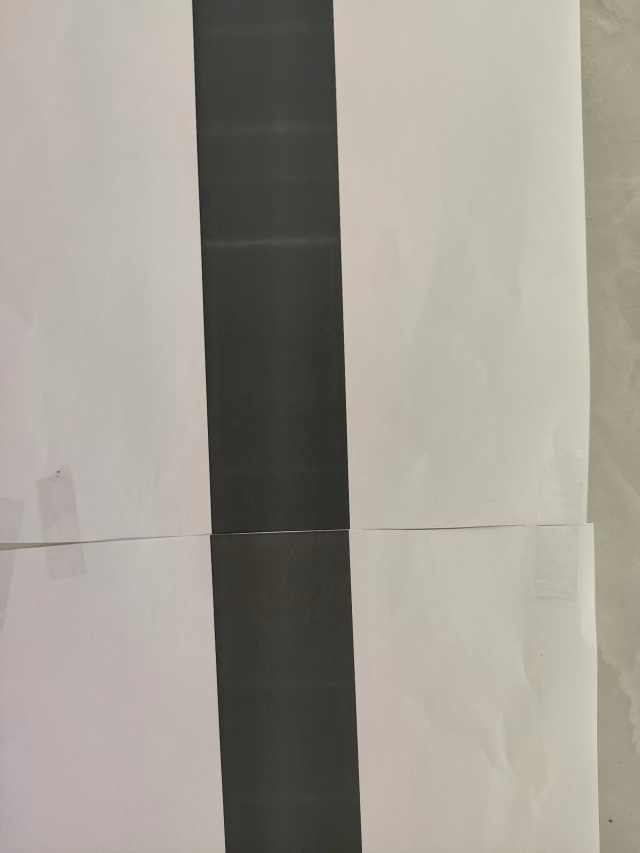
#> input picture input/test_image_01.jpg, 1279 x 1706 px (shown at 1/2 size)
$ python example_offset_analysis.py   (older library calls are emulated)
#> lines starting #> are read from the running program, lines starting #| are printed output that depends on the picture; after the words box and inside, x2 and y2 are one past the last pixel; in counts of white or black regions, pixels touching at a corner belong together
### runway_detector.py
import cv2
import numpy as np
import os
from typing import Tuple, List, Optional


class RunwayDetector:
    """跑道检测器，用于检测黑色跑道边缘并计算中线位置"""

    def __init__(self, lower_threshold: Tuple[int, int, int] = (0, 0, 0),
                 upper_threshold: Tuple[int, int, int] = (50, 50, 50),
                 debug: bool = False,
                 pixels_per_meter: float = 100.0):
        """
        初始化检测器

        Args:
            lower_threshold: HSV颜色空间下黑色跑道的下界
            upper_threshold: HSV颜色空间下黑色跑道的上界
            debug: 是否启用调试模式（显示采样点）
            pixels_per_meter: 像素到米的转换比例（默认100像素=1米，可根据实际情况校准）
        """
        self.lower_threshold = lower_threshold
        self.upper_threshold = upper_threshold
        self.debug = debug
        self.pixels_per_meter = pixels_per_meter
        self.center_points = []
        self.raw_center_points = []  # 保存原始未平滑的中心点
        self.drone_offset_pixels = None  # 无人机偏离像素距离
        self.drone_offset_meters = None  # 无人机偏离实际距离（米）

    # [32 lines left out: function _morphological_skeleton, not called in this run]

    def detect_runway(self, image: np.ndarray) -> Tuple[List[np.ndarray], Optional[np.ndarray]]:
        """
        检测跑道边缘并计算中线

        Args:
            image: 输入图像 (BGR格式)

        Returns:
            edges: 检测到的跑道边缘点列表
            centerline: 中线点 (x坐标)
        """
        # 转换为灰度图
        gray = cv2.cvtColor(image, cv2.COLOR_BGR2GRAY)

        # 转换为HSV色彩空间用于检测暗色区域
        hsv = cv2.cvtColor(image, cv2.COLOR_BGR2HSV)

        # 使用更精确的HSV范围来检测黑色/深色跑道
        # HSV中黑色: V值较低（暗度）
        lower_black = np.array([0, 0, 0])
        upper_black = np.array([180, 255, 75])  # 降低V值阈值从80到75，更严格

        # 创建掩码以检测暗色区域
        mask = cv2.inRange(hsv, lower_black, upper_black)

        # 形态学操作，去除噪点并连接区域（使用最小核避免边缘扩张）
        kernel_tiny = np.ones((3, 3), np.uint8)

        # 只使用一次闭运算连接断开区域
        mask = cv2.morphologyEx(mask, cv2.MORPH_CLOSE, kernel_tiny)
        # 只使用一次开运算去除小噪点
        mask = cv2.morphologyEx(mask, cv2.MORPH_OPEN, kernel_tiny)

        # 不使用高斯模糊，避免边缘模糊
        # mask = cv2.GaussianBlur(mask, (3, 3), 0)

        # 查找轮廓
        contours, _ = cv2.findContours(mask, cv2.RETR_EXTERNAL, cv2.CHAIN_APPROX_SIMPLE)

        if not contours:
            return [], None

        # 按面积排序，找到最大的暗色区域（假设为跑道）
        contours = sorted(contours, key=cv2.contourArea, reverse=True)

        # 筛选出较大的轮廓（至少占图像面积的5%）
        min_area = image.shape[0] * image.shape[1] * 0.05
        valid_contours = [c for c in contours if cv2.contourArea(c) > min_area]

        if not valid_contours:
            return [], None

        # 获取最大的轮廓作为跑道
        runway_contour = valid_contours[0]

        # 不简化轮廓，保持原始精度
        # epsilon = 0.01 * cv2.arcLength(runway_contour, True)
        # simplified_contour = cv2.approxPolyDP(runway_contour, epsilon, True)

        edges_list = [runway_contour]  # 直接使用原始轮廓

        # 计算跑道的中线
        # 使用轮廓点对方法：直接从轮廓提取左右边界点对
        centerline = None

        # 创建跑道掩码
        runway_mask = np.zeros(image.shape[:2], dtype=np.uint8)
        cv2.drawContours(runway_mask, [runway_contour], -1, 255, -1)

        # 保存用于诊断
        self.debug_distance = None
        self.debug_skeleton = runway_mask.copy()

        # 方法：扫描每一行，从mask中找到最左和最右的点
        # 这是最直接、最准确的方法
        x_min, y_min, width, height = cv2.boundingRect(runway_contour)
        y_max = y_min + height

        center_points = []

        # 使用纯几何中点 - 数学上完美对称
        for y in range(y_min, y_max, 1):
            row = runway_mask[y, :]
            x_indices = np.where(row > 0)[0]

            if len(x_indices) >= 2:
                left_x = float(x_indices[0])
                right_x = float(x_indices[-1])

                # 纯几何中点
                center_x = (left_x + right_x) / 2.0
                center_points.append((center_x, float(y)))

        if len(center_points) < 10:
            print("  警告: 无法提取足够的中心线点")
            return edges_list, None

        print(f"  提取 {len(center_points)} 个中心点（逐行扫描）")

        # 保存原始中心点用于调试
        self.raw_center_points = center_points.copy()

        # 如果有足够的中心点，使用平滑处理
        if len(center_points) >= 10:
            center_y_coords = np.array([p[1] for p in center_points], dtype=float)
            center_x_coords = np.array([p[0] for p in center_points], dtype=float)

            # 移除重复的y坐标（保留每个y的平均x值）
            unique_y = np.unique(center_y_coords)
            if len(unique_y) < len(center_y_coords):
                new_x = []
                new_y = []
                for y_val in unique_y:
                    mask = center_y_coords == y_val
                    new_x.append(np.mean(center_x_coords[mask]))
                    new_y.append(y_val)
                center_x_coords = np.array(new_x)
                center_y_coords = np.array(new_y)

            # 极简平滑：最大限度保持原始几何中点的准确性
            from scipy.ndimage import uniform_filter1d, gaussian_filter1d
            from scipy.signal import medfilt, savgol_filter

            # 只做最基本的去噪，不改变几何位置
            # Savitzky-Golay滤波是最好的选择：去噪同时保持形状
            if len(center_x_coords) > 20:
                window = min(15, len(center_x_coords) // 8 * 2 + 1)  # 小窗口
                if window >= 5:
                    try:
                        center_x_coords = savgol_filter(center_x_coords, window, polyorder=3)
                    except:
                        pass

            # 使用参数化B样条拟合
            try:
                from scipy.interpolate import splprep, splev

                # 确保点按顺序排列
                sort_idx = np.argsort(center_y_coords)
                center_x_sorted = center_x_coords[sort_idx]
                center_y_sorted = center_y_coords[sort_idx]

                # 使用极小的平滑度，紧密跟随原始数据
                smooth_factor = len(center_points) * 0.5  # 最小平滑因子，几乎不偏离原始点

                # 参数化B样条拟合
                tck, u = splprep([center_x_sorted, center_y_sorted],
                                s=smooth_factor,
                                k=min(3, len(center_points)-1))

                # 生成密集的采样点
                u_fine = np.linspace(0, 1, 3000)
                x_fine, y_fine = splev(u_fine, tck)

                # 保存为查找表
                self.centerline_type = 'parametric_spline'
                self.param_spline = tck
                self.spline_x_lookup = x_fine
                self.spline_y_lookup = y_fine
                self.spline_y_range = (y_fine.min(), y_fine.max())

                centerline = 'parametric_spline'

            except Exception as e:
                print(f"  警告: 参数化样条拟合失败 ({e})，使用备用方法")
                # 备用方案：使用简单的y->x样条
                try:
                    from scipy.interpolate import UnivariateSpline

                    sort_idx = np.argsort(center_y_coords)
                    center_y_sorted = center_y_coords[sort_idx]
                    center_x_sorted = center_x_coords[sort_idx]

                    # 使用较小的平滑度
                    spline = UnivariateSpline(center_y_sorted, center_x_sorted,
                                             s=len(center_points) * 5.0,  # 从20降到5
                                             k=min(3, len(center_points)-1))

                    self.centerline_type = 'spline'
                    self.spline_func = spline
                    self.spline_y_range = (center_y_sorted.min(), center_y_sorted.max())
                    centerline = 'spline'

                except Exception as e2:
                    print(f"  警告: 样条拟合也失败了 ({e2})，使用多项式")
                    # 最终备用：多项式拟合
                    sort_idx = np.argsort(center_y_coords)
                    center_y_sorted = center_y_coords[sort_idx]
                    center_x_sorted = center_x_coords[sort_idx]

                    degree = min(5, len(center_points) - 1)
                    coeffs = np.polyfit(center_y_sorted, center_x_sorted, degree)
                    centerline = coeffs
                    self.centerline_type = 'poly'
        else:
            centerline = None
            self.centerline_type = None

        # 保存center_points用于调试可视化
        self.center_points = center_points

        return edges_list, centerline

    def calculate_drone_offset(self, image: np.ndarray, drone_x: Optional[int] = None,
                              drone_y: Optional[int] = None) -> Tuple[float, float]:
        """
        计算无人机与跑道中线的偏离距离

        Args:
            image: 图像（用于获取尺寸）
            drone_x: 无人机在图像中的x坐标（默认为图像中心）
            drone_y: 无人机在图像中的y坐标（默认为图像中心）

        Returns:
            (offset_pixels, offset_meters): 偏离距离（像素和米）
                - 正值表示无人机在中线右侧
                - 负值表示无人机在中线左侧
        """
        height, width = image.shape[:2]

        # 默认使用图像中心作为无人机位置
        if drone_x is None:
            drone_x = width // 2
        if drone_y is None:
            drone_y = height // 2

        # 检查是否有中线数据
        if not hasattr(self, 'centerline_type') or self.centerline_type is None:
            print("  警告: 未检测到中线，无法计算偏离距离")
            self.drone_offset_pixels = 0.0
            self.drone_offset_meters = 0.0
            return 0.0, 0.0

        # 根据不同的中线类型计算中线在drone_y位置的x坐标
        centerline_x = None

        try:
            if self.centerline_type == 'parametric_spline':
                # 参数化样条：在查找表中找到最接近drone_y的点
                if hasattr(self, 'spline_y_lookup') and hasattr(self, 'spline_x_lookup'):
                    y_lookup = self.spline_y_lookup
                    x_lookup = self.spline_x_lookup

                    # 找到最接近drone_y的索引
                    idx = np.argmin(np.abs(y_lookup - drone_y))
                    centerline_x = x_lookup[idx]

            elif self.centerline_type == 'spline':
                # 单变量样条：直接计算
                if hasattr(self, 'spline_func') and hasattr(self, 'spline_y_range'):
                    y_min, y_max = self.spline_y_range
                    if y_min <= drone_y <= y_max:
                        centerline_x = float(self.spline_func(drone_y))

            elif self.centerline_type == 'poly':
                # 多项式：使用保存的系数
                if hasattr(self, 'centerline_coeffs'):
                    centerline_x = np.polyval(self.centerline_coeffs, drone_y)

            # 如果无法计算，尝试从原始中心点插值
            if centerline_x is None and len(self.center_points) > 0:
                center_points = np.array(self.center_points)
                center_y = center_points[:, 1]
                center_x = center_points[:, 0]

                # 找到最接近drone_y的点
                idx = np.argmin(np.abs(center_y - drone_y))
                centerline_x = center_x[idx]

            if centerline_x is None:
                print("  警告: 无法计算中线位置")
                self.drone_offset_pixels = 0.0
                self.drone_offset_meters = 0.0
                return 0.0, 0.0

            # 计算偏离距离（像素）
            offset_pixels = float(drone_x - centerline_x)

            # 转换为实际距离（米）
            offset_meters = offset_pixels / self.pixels_per_meter

            # 保存结果
            self.drone_offset_pixels = offset_pixels
            self.drone_offset_meters = offset_meters

            return offset_pixels, offset_meters

        except Exception as e:
            print(f"  警告: 计算偏离距离时出错: {e}")
            self.drone_offset_pixels = 0.0
            self.drone_offset_meters = 0.0
            return 0.0, 0.0

    def visualize(self, image: np.ndarray, edges: List[np.ndarray],
                  centerline: Optional[np.ndarray],
                  show_drone_offset: bool = True,
                  drone_x: Optional[int] = None,
                  drone_y: Optional[int] = None) -> np.ndarray:
        """
        可视化检测结果

        Args:
            image: 原始图像
            edges: 检测到的边缘
            centerline: 中线系数
            show_drone_offset: 是否显示无人机偏离信息
            drone_x: 无人机x坐标（默认为图像中心）
            drone_y: 无人机y坐标（默认为图像中心）

        Returns:
            可视化后的图像
        """
        result = image.copy()
        height, width = image.shape[:2]

        # 默认使用图像中心作为无人机位置
        if drone_x is None:
            drone_x = width // 2
        if drone_y is None:
            drone_y = height // 2

        # 绘制边缘
        cv2.drawContours(result, edges, -1, (0, 255, 0), 3)

        # 绘制中线
        if centerline is not None:
            height = image.shape[0]
            width = image.shape[1]
            points = []

            # 判断centerline类型
            if hasattr(self, 'centerline_type') and self.centerline_type == 'parametric_spline':
                # 使用参数化样条曲线 - 改进的插值方法
                if hasattr(self, 'spline_x_lookup') and hasattr(self, 'spline_y_lookup'):
                    # 对每个y坐标，使用二分查找或插值找到最佳x
                    y_lookup = self.spline_y_lookup
                    x_lookup = self.spline_x_lookup

                    # 创建从y到索引的映射（使用插值）
                    from scipy.interpolate import interp1d

                    # 确保y_lookup是单调的（如果不是，需要处理）
                    # 对于非单调情况，我们按y排序并取平均
                    y_min, y_max = y_lookup.min(), y_lookup.max()

                    # 为每个图像y坐标找到对应的x
                    for y in range(0, height):
                        if y_min <= y <= y_max:
                            # 找到lookup表中最接近的点
                            distances = np.abs(y_lookup - y)
                            # 取最近的几个点的平均
                            closest_indices = np.argsort(distances)[:5]
                            x = np.mean(x_lookup[closest_indices])
                        elif y < y_min:
                            # 外推：使用起点
                            x = x_lookup[0]
                        else:
                            # 外推：使用终点
                            x = x_lookup[-1]

                        x = max(0, min(int(round(x)), width - 1))
                        points.append((x, y))

            elif hasattr(self, 'centerline_type') and self.centerline_type == 'spline':
                # 使用样条插值
                y_min, y_max = self.spline_y_range

                for y in range(0, height):
                    if y_min <= y <= y_max:
                        x = self.spline_func(y)
                    elif y < y_min:
                        x = self.spline_func(y_min)
                    else:
                        x = self.spline_func(y_max)

                    x = max(0, min(int(round(x)), width - 1))
                    points.append((x, y))

            else:
                # 使用多项式
                for y in range(0, height):
                    x = np.polyval(centerline, y)
                    x = max(0, min(int(round(x)), width - 1))
                    points.append((x, y))

            # 绘制中线（使用抗锯齿线条）
            if len(points) >= 2:
                for i in range(len(points) - 1):
                    pt1 = tuple(points[i])
                    pt2 = tuple(points[i+1])
                    cv2.line(result, pt1, pt2, (255, 0, 0), 3)

            # 计算并显示无人机偏离信息
            if show_drone_offset:
                offset_pixels, offset_meters = self.calculate_drone_offset(image, drone_x, drone_y)

                # 绘制无人机位置（红色十字）
                cross_size = 20
                cv2.line(result, (drone_x - cross_size, drone_y),
                        (drone_x + cross_size, drone_y), (0, 0, 255), 3)
                cv2.line(result, (drone_x, drone_y - cross_size),
                        (drone_x, drone_y + cross_size), (0, 0, 255), 3)
                cv2.circle(result, (drone_x, drone_y), 8, (0, 0, 255), 2)

                # 找到中线在drone_y位置的x坐标
                if self.centerline_type == 'parametric_spline' and hasattr(self, 'spline_y_lookup'):
                    idx = np.argmin(np.abs(self.spline_y_lookup - drone_y))
                    centerline_x = int(self.spline_x_lookup[idx])
                elif self.centerline_type == 'spline' and hasattr(self, 'spline_func'):
                    y_min, y_max = self.spline_y_range
                    if y_min <= drone_y <= y_max:
                        centerline_x = int(self.spline_func(drone_y))
                    else:
                        centerline_x = drone_x
                else:
                    # 在points中找最接近drone_y的点
                    if len(points) > 0:
                        min_dist = float('inf')
                        centerline_x = drone_x
                        for px, py in points:
                            dist = abs(py - drone_y)
                            if dist < min_dist:
                                min_dist = dist
                                centerline_x = px
                    else:
                        centerline_x = drone_x

                # 绘制从无人机到中线的连线（黄色虚线）
                cv2.line(result, (drone_x, drone_y),
                        (centerline_x, drone_y), (0, 255, 255), 2)

                # 在中线交点处绘制标记（黄色圆圈）
                cv2.circle(result, (centerline_x, drone_y), 6, (0, 255, 255), 2)

                # 显示偏离信息（使用英文避免中文显示问题）
                direction = "Right" if offset_pixels > 0 else "Left" if offset_pixels < 0 else "Center"

                # 创建信息面板（半透明背景）
                overlay = result.copy()
                panel_height = 120
                cv2.rectangle(overlay, (10, 10), (400, panel_height), (0, 0, 0), -1)
                cv2.addWeighted(overlay, 0.6, result, 0.4, 0, result)

                # 显示文字信息
                font = cv2.FONT_HERSHEY_SIMPLEX
                y_offset = 35
                cv2.putText(result, f"Drone Offset Analysis",
                           (20, y_offset), font, 0.6, (255, 255, 255), 2)
                y_offset += 25
                cv2.putText(result, f"Distance: {abs(offset_pixels):.1f} pixels",
                           (20, y_offset), font, 0.5, (0, 255, 255), 1)
                y_offset += 22
                cv2.putText(result, f"Distance: {abs(offset_meters):.3f} meters",
                           (20, y_offset), font, 0.5, (0, 255, 255), 1)
                y_offset += 22
                cv2.putText(result, f"Direction: {direction}",
                           (20, y_offset), font, 0.5,
                           (0, 0, 255) if offset_pixels != 0 else (0, 255, 0), 1)

            # 绘制采样点（调试模式）
            if self.debug and hasattr(self, 'center_points'):
                # 绘制原始采样点（黄色小圆点）
                if hasattr(self, 'raw_center_points'):
                    for i, point in enumerate(self.raw_center_points):
                        if i % 10 == 0:  # 每10个点绘制一个
                            cv2.circle(result, tuple(map(int, point)), 3, (0, 255, 255), -1)

                # 绘制拟合曲线上的点（紫色）
                if len(points) > 0:
                    for i, point in enumerate(points):
                        if i % 50 == 0:  # 每50个点绘制一个
                            cv2.circle(result, point, 2, (255, 0, 255), -1)

        return result


# [187 lines left out: functions process_image, process_video, not called in this run]


# [19 lines that do not run on import are left out]

### example_offset_analysis.py
# -*- coding: utf-8 -*-
"""
Drone Offset Analysis Example

Demonstrates how to use the runway detection system to calculate drone offset from centerline
"""
import cv2
import numpy as np
from runway_detector import RunwayDetector


def analyze_single_image():
    """Analyze drone offset in a single image"""
    print("=" * 60)
    print("Example 1: Single Image Offset Analysis")
    print("=" * 60)

    # Create detector (120 pixels = 1 meter)
    detector = RunwayDetector(pixels_per_meter=120.0)

    # Read image
    image = cv2.imread('input/test_image_01.jpg')
#> image is the input picture: shape (1706, 1279, 3); mean B, G, R 146.3, 154.9, 160.1
    if image is None:
        print("Error: Cannot read image")
        return

    height, width = image.shape[:2]
    print(f"Image size: {width}x{height}")
#| Image size: 1279x1706

    # Detect runway
    print("Detecting runway...")
    edges_list, centerline = detector.detect_runway(image)
#> in detect_runway, `mask = cv2.inRange(hsv, lower_black, upper_black)`:
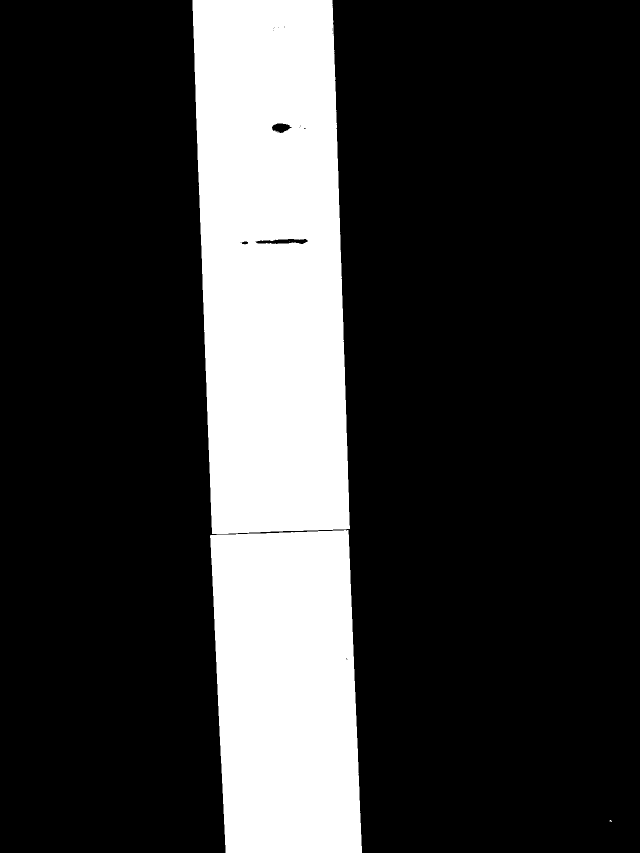
#> mask: shape (1706, 1279) (shown at 1/2 size); 21.6% white; 4 white regions (2 under 20 px), largest, box (x1, y1, x2, y2) and area: (385, 0, 700, 1068) 295131, (420, 1060, 724, 1706) 176213
#> in detect_runway, `contours, _ = cv2.findContours(mask, cv2.RETR_EXTERNAL, cv2.CHAIN_APPR..`: contours = 1 contour; box (x1, y1, x2, y2) and area: (385, 0, 724, 1706) 471218
#> in detect_runway, `valid_contours = [c for c in contours if cv2.contourArea(c) > min_area]`: valid_contours has the same summary as contours
#> in detect_runway, `runway_contour = valid_contours[0]`: runway_contour = contour of 279 points, box (x1, y1, x2, y2) (385, 0, 724, 1706), area 471218
#> in detect_runway, `edges_list = [runway_contour]`: edges_list has the same summary as contours
#> in detect_runway, `cv2.drawContours(runway_mask, [runway_contour], -1, 255, -1)`:
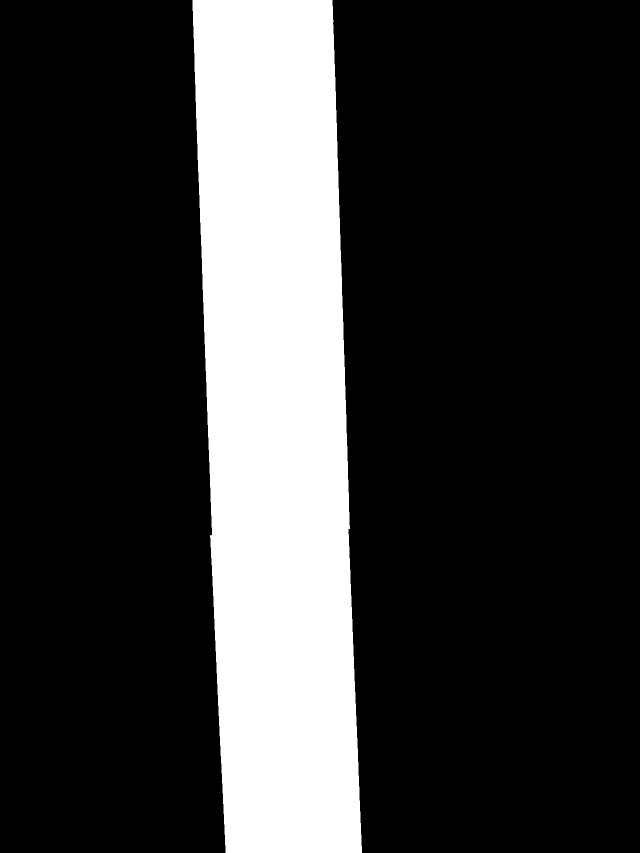
#> runway_mask: shape (1706, 1279) (shown at 1/2 size); 21.7% white; 1 white region
#> in detect_runway, `x_min, y_min, width, height = cv2.boundingRect(runway_contour)`: x_min = 385; y_min = 0; width = 339; height = 1706
#> (the rest of the program and of its run is left out)
